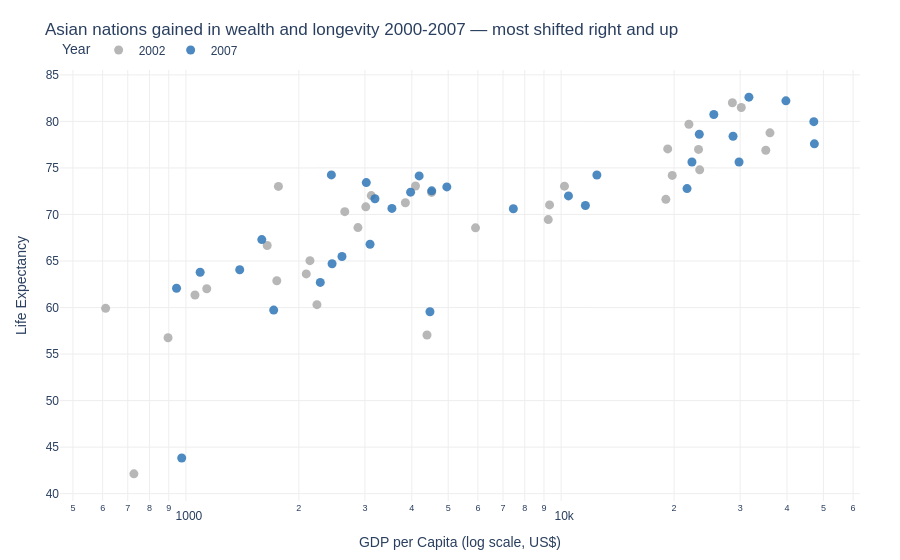

This figure's notebook cell:
### Markdown cell above
## Task 1 — Model Answer

### Code cell
# prep data

asia = df[(df['continent'] == 'Asia') & (df['year'].isin([2002, 2007]))]
asia.loc[:, 'year'] = asia.loc[:, 'year'].astype(str)

# ── Step 1: Plotly Express base chart ─────────────────────────────────────────
fig = px.scatter(
    data_frame=asia,
    x='gdpPercap',
    y='lifeExp',
    color='year',                         
    hover_name='country',
    hover_data={'year': False},
    title='Asian nations gained in wealth and longevity 2000-2007 — most shifted right and up',
    labels={'gdpPercap': 'GDP per Capita (log scale, US$)', 'lifeExp': 'Life Expectancy'},
    color_discrete_map={'2002': '#AAAAAA', '2007': '#2E75B6'},  
    log_x=True,
    height=500
)

# ── Step 2: Graph Objects customisation ───────────────────────────────────────
fig.update_traces(
    marker=dict(size=9, opacity=0.85)
)

fig.update_layout(
    plot_bgcolor='white',
    paper_bgcolor='white',
    font=dict(family='Arial', size=12),
    legend=dict(title='Year', orientation='h', y=1.08),
    margin=dict(l=60, r=40, t=70, b=40),
)

fig.update_xaxes(gridcolor='#EEEEEE')
fig.update_yaxes(gridcolor='#EEEEEE')

fig.show()

### Figure 1 — Plotly figure (JSON) as saved in the notebook; plotly's stock layout.template omitted (floating-point values rounded to 4 significant figures)
{"data": [{"customdata": [["2002"], ["2002"], ["2002"], ["2002"], ["2002"], ["2002"], ["2002"], ["2002"], ["2002"], ["2002"], ["2002"], ["2002"], ["2002"], ["2002"], ["2002"], ["2002"], ["2002"], ["2002"], ["2002"], ["2002"], ["2002"], ["2002"], ["2002"], ["2002"], ["2002"], ["2002"], ["2002"], ["2002"], ["2002"], ["2002"], ["2002"], ["2002"], ["2002"]], "hovertemplate": "<b>%{hovertext}</b><br><br>GDP per Capita (log scale, US$)=%{x}<br>Life Expectancy=%{y}<extra></extra>", "hovertext": ["Afghanistan", "Bahrain", "Bangladesh", "Cambodia", "China", "Hong Kong, China", "India", "Indonesia", "Iran", "Iraq", "Israel", "Japan", "Jordan", "Korea, Dem. Rep.", "Korea, Rep.", "Kuwait", "Lebanon", "Malaysia", "Mongolia", "Myanmar", "Nepal", "Oman", "Pakistan", "Philippines", "Saudi Arabia", "Singapore", "Sri Lanka", "Syria", "Taiwan", "Thailand", "Vietnam", "West Bank and Gaza", "Yemen, Rep."], "legendgroup": "2002", "marker": {"color": "#AAAAAA", "opacity": 0.85, "size": 9, "symbol": "circle"}, "mode": "markers", "name": "2002", "orientation": "v", "showlegend": true, "type": "scatter", "x": [726.7, 23400.0, 1136.0, 896.2, 3119.0, 30210.0, 1747.0, 2874.0, 9241.0, 4391.0, 21910.0, 28600.0, 3845.0, 1647.0, 19230.0, 35110.0, 9314.0, 10210.0, 2141.0, 611, 1057.0, 19770.0, 2093.0, 2651.0, 19010.0, 36020.0, 3015.0, 4091.0, 23240.0, 5913.0, 1764.0, 4515.0, 2235.0], "xaxis": "x", "y": [42.13, 74.8, 62.01, 56.75, 72.03, 81.5, 62.88, 68.59, 69.45, 57.05, 79.7, 82, 71.26, 66.66, 77.05, 76.9, 71.03, 73.04, 65.03, 59.91, 61.34, 74.19, 63.61, 70.3, 71.63, 78.77, 70.81, 73.05, 76.99, 68.56, 73.02, 72.37, 60.31], "yaxis": "y"}, {"customdata": [["2007"], ["2007"], ["2007"], ["2007"], ["2007"], ["2007"], ["2007"], ["2007"], ["2007"], ["2007"], ["2007"], ["2007"], ["2007"], ["2007"], ["2007"], ["2007"], ["2007"], ["2007"], ["2007"], ["2007"], ["2007"], ["2007"], ["2007"], ["2007"], ["2007"], ["2007"], ["2007"], ["2007"], ["2007"], ["2007"], ["2007"], ["2007"], ["2007"]], "hovertemplate": "<b>%{hovertext}</b><br><br>GDP per Capita (log scale, US$)=%{x}<br>Life Expectancy=%{y}<extra></extra>", "hovertext": ["Afghanistan", "Bahrain", "Bangladesh", "Cambodia", "China", "Hong Kong, China", "India", "Indonesia", "Iran", "Iraq", "Israel", "Japan", "Jordan", "Korea, Dem. Rep.", "Korea, Rep.", "Kuwait", "Lebanon", "Malaysia", "Mongolia", "Myanmar", "Nepal", "Oman", "Pakistan", "Philippines", "Saudi Arabia", "Singapore", "Sri Lanka", "Syria", "Taiwan", "Thailand", "Vietnam", "West Bank and Gaza", "Yemen, Rep."], "legendgroup": "2007", "marker": {"color": "#2E75B6", "opacity": 0.85, "size": 9, "symbol": "circle"}, "mode": "markers", "name": "2007", "orientation": "v", "showlegend": true, "type": "scatter", "x": [974.6, 29800.0, 1391.0, 1714.0, 4959.0, 39720.0, 2452.0, 3541.0, 11610.0, 4471.0, 25520.0, 31660.0, 4519.0, 1593.0, 23350.0, 47310.0, 10460.0, 12450.0, 3096.0, 944, 1091.0, 22320.0, 2606.0, 3190.0, 21650.0, 47140.0, 3970.0, 4185.0, 28720.0, 7458.0, 2442.0, 3025.0, 2281.0], "xaxis": "x", "y": [43.83, 75.64, 64.06, 59.72, 72.96, 82.21, 64.7, 70.65, 70.96, 59.55, 80.75, 82.6, 72.53, 67.3, 78.62, 77.59, 71.99, 74.24, 66.8, 62.07, 63.78, 75.64, 65.48, 71.69, 72.78, 79.97, 72.4, 74.14, 78.4, 70.62, 74.25, 73.42, 62.7], "yaxis": "y"}], "layout": {"autosize": true, "font": {"family": "Arial", "size": 12}, "legend": {"orientation": "h", "title": {"text": "Year"}, "tracegroupgap": 0, "x": 0, "y": 1.08}, "margin": {"b": 40, "l": 60, "r": 40, "t": 70}, "paper_bgcolor": "white", "plot_bgcolor": "white", "title": {"text": "Asian nations gained in wealth and longevity 2000-2007 — most shifted right and up"}, "xaxis": {"anchor": "y", "autorange": true, "domain": [0, 1], "gridcolor": "#EEEEEE", "range": [2.668, 4.793], "title": {"text": "GDP per Capita (log scale, US$)"}, "type": "log"}, "yaxis": {"anchor": "x", "autorange": true, "domain": [0, 1], "gridcolor": "#EEEEEE", "range": [39.1, 85.64], "title": {"text": "Life Expectancy"}, "type": "linear"}}}
